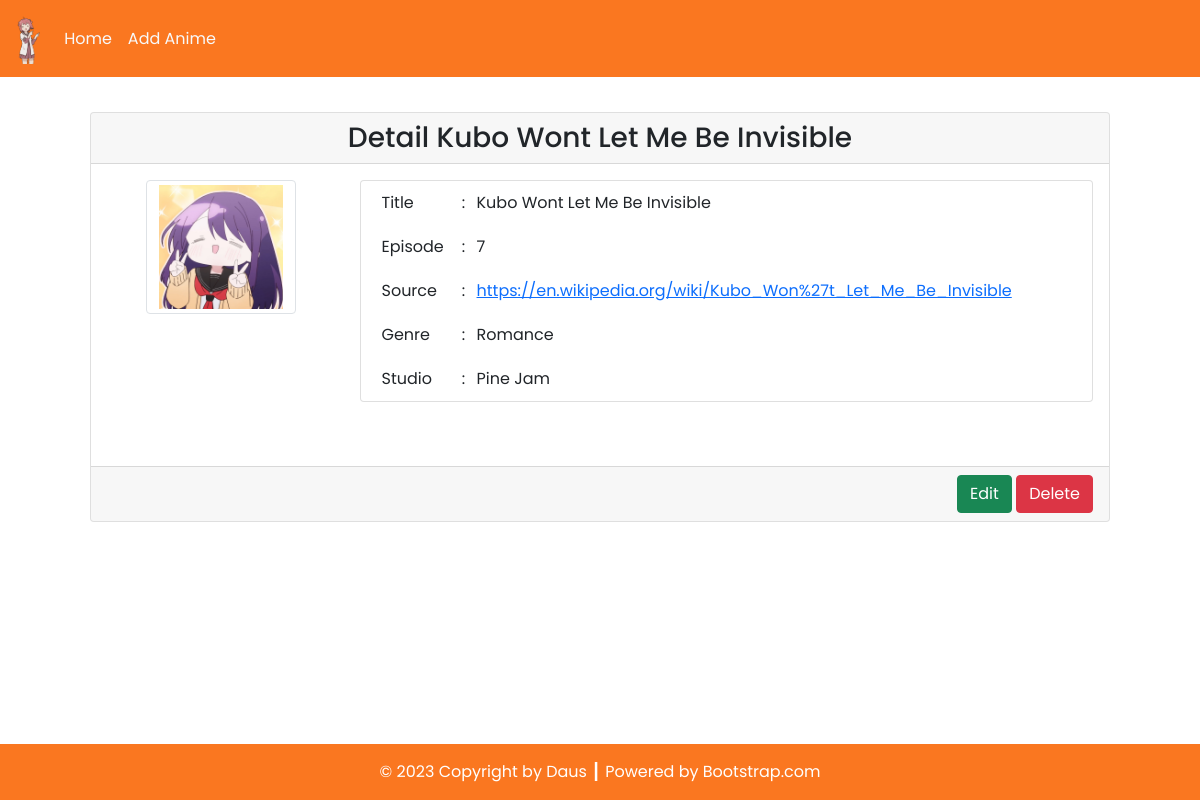
Screenshot of /Source_code/detail.php?id=50 with the database file from the repository.
### tables this page shows
CREATE TABLE `anime` (
  `anime_id` int(11) NOT NULL,
  `anime_foto` varchar(255) NOT NULL,
  `anime_title` varchar(255) NOT NULL,
  `anime_episode` int(15) NOT NULL,
  `anime_link` varchar(255) NOT NULL,
  `genre_id` int(11) NOT NULL,
  `studio_id` int(11) NOT NULL
);

CREATE TABLE `genre` (
  `genre_id` int(11) NOT NULL,
  `jenis_genre` varchar(100) NOT NULL
);

CREATE TABLE `studio` (
  `studio_id` int(11) NOT NULL,
  `nama_studio` varchar(50) NOT NULL
);

### Source_code/config/db.php (called while the page is built)
<?php
$DB_HOST = "localhost";
$DB_USERNAME = "root";
$DB_PASSWORD = "";
$DB_NAME = "db_wikianime";

### Source_code/classes/DB.php (called while the page is built, shortened)
<?php
class DB
{
    private $hostname;
    private $username;
    private $password;
    private $dbname;
    private $conn;
    private $result;
    function __construct($hostname, $username, $password, $dbname)
    {
        $this->hostname = $hostname;
        $this->username = $username;
        $this->password = $password;
        $this->dbname = $dbname;
    }
    function open()
    {
        $this->conn = mysqli_connect($this->hostname, $this->username, $this->password, $this->dbname);
    }
    function execute($query)
    {
        $this->result = mysqli_query($this->conn, $query);
    }
    function getResult()
    {
        return mysqli_fetch_array($this->result);
    }
}

### Source_code/classes/Anime.php (called while the page is built, shortened)
<?php
class Anime extends DB
{
    function getAnimeById($id)
    {
        $query = "SELECT * FROM anime JOIN genre ON anime.genre_id=genre.genre_id JOIN studio ON anime.studio_id=studio.studio_id WHERE anime_id=$id";
        return $this->execute($query);
    }
}

### Source_code/detail.php (the view, shortened to what this page needs)
<?php
include('config/db.php');
include('classes/DB.php');
include('classes/Studio.php');
include('classes/Anime.php');
$anime = new Anime($DB_HOST, $DB_USERNAME, $DB_PASSWORD, $DB_NAME);
$anime->open();
$data = nulL;
if (isset($_GET['id'])) {
    $id = $_GET['id'];
    if ($id > 0) {
        $anime->getAnimeById($id);
        $row = $anime->getResult();
        $data .= '<div class="card-header text-center">
        <h3 class="my-0">Detail ' . $row['anime_title'] . '</h3>
        </div>
        <div class="card-body text-end">
            <div class="row mb-5">
                <div class="col-3">
                    <div class="row justify-content-center">
                        <img src="assets/images/' . $row['anime_foto'] . '" class="img-thumbnail" alt="' . $row['anime_foto'] . '" width="60">
                        </div>
                    </div>
                    <div class="col-9">
                        <div class="card px-3">
                            <table border="0" class="text-start">
                                <tr>
                                    <td>Title</td>
                                    <td>:</td>
                                    <td>' . $row['anime_title'] . '</td>
                                </tr>
                                <tr>
                                    <td>Episode</td>
                                    <td>:</td>
                                    <td>' . $row['anime_episode'] . '</td>
                                </tr>
                                <tr>
                                    <td>Source</td>
                                    <td>:</td>
                                    <td><a href="' . $row['anime_link'] . '">' . $row['anime_link'] . '</a></td>
                                </tr>
                                <tr>
                                    <td>Genre</td>
                                    <td>:</td>
                                    <td>' . $row['jenis_genre'] . '</td>
                                </tr>
                                <tr>
                                    <td>Studio</td>
                                    <td>:</td>
                                    <td>' . $row['nama_studio'] . '</td>
                                </tr>
                            </table>
                        </div>
                    </div>
                </div>
            </div>
            <div class="card-footer text-end">
                <a href="addEdit.php?id=' . $row['anime_id'] . '"><button type="button" class="btn btn-success text-white">Edit</button></a>
                <a href="detail.php?hapus=' . $row['anime_id'] . '"><button type="button" class="btn btn-danger">Delete</button></a>
            </div>';
    }
}

### rows the page displays
anime: anime_title "Kubo Wont Let Me Be Invisible", anime_foto (picture), anime_episode "7", anime_link "https://en.wikipedia.org/wiki/Kubo_Won%27t_Let_Me_Be_Invisible", genre.jenis_genre "Romance", studio.nama_studio "Pine Jam"

### other values shown
$this->content "Home Add Anime © 2023 Copyright by Daus ┃ Powered by Bootstrap.com"
